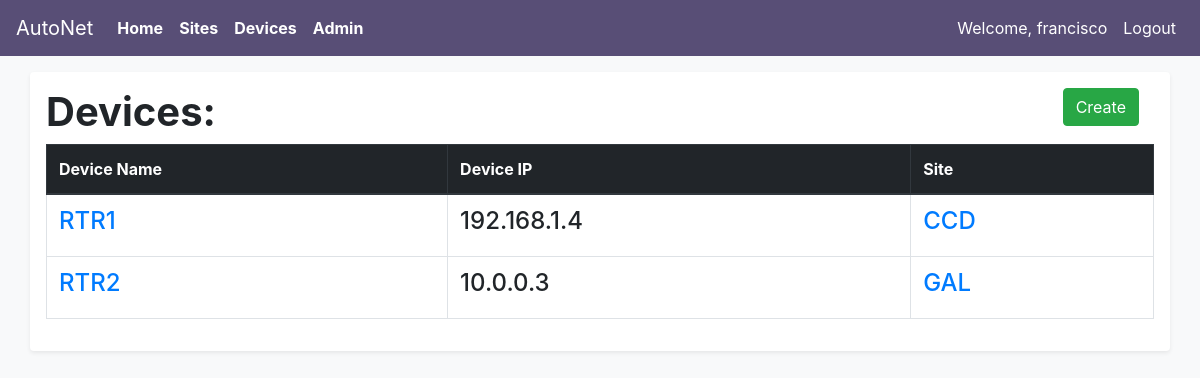
Screenshot of /devices (signed in) with the database file from the repository.
### main_app/models.py (models this page shows, shortened)
class Devices(models.Model):
    VENDOR_LIST = (('C', 'Cisco'),
                                    ('J', 'Juniper'),
                                    ('A', 'Arista'),
                                    )
    device_name = models.CharField(max_length=100)
    device_ip = models.GenericIPAddressField()
    vendor = models.CharField(choices=VENDOR_LIST, max_length=10,
                                                default=VENDOR_LIST[0])
    site = models.ForeignKey(Sites,
                            on_delete=models.CASCADE,
                            related_name = 'devices',
                            )

class Sites(models.Model):
    site_name = models.CharField(max_length=100)
    site_location = models.CharField(max_length=250)
    site_address = models.CharField(max_length=400, null=True)
    site_poc_name = models.CharField(max_length=100)
    site_poc_number = models.CharField(max_length=30)

### main_app/views.py (the view)
# urls.py: path('devices', login_required(views.DeviceListView.as_view()), name='viewdevices'),
class DeviceListView(ListView):
    context_object_name = 'devices'
    model = models.Devices

### main_app/templates/main_app/devices_list.html
{% extends 'main_app/main_app_base.html' %}
{%block content %}
  <div class="container shadow-sm p-3 mb-5 bg-white rounded">
      <div class="container">
        <a class="" href="{% url 'main_app:createdevice' %}">
          <input class="btn btn-success float-right" type="submit" value="Create">
        </a>
      </div>
      <div class="">
        <h1><strong>Devices:</strong></h1>
        <table class="table table-bordered">
          <thead class="thead-dark">
            <th>Device Name</th>
            <th>Device IP</th>
            <th>Site</th>
          </thead>
          {% for device in devices %}
          <tr>
              <td><h4><a href="devices/{{device.id}}">{{device.device_name}}</a></h4></td>
              <td><h4>{{device.device_ip}}</h4></td>
              <td><h4><a href="sites/{{ device.site.id }}">{{device.site.site_name}}</a></h4></td>
          </tr>
          {%endfor%}
        </table>
      </div>
  </div>
{%endblock content %}

### main_app/templates/main_app/main_app_base.html (shortened to what this page needs)
<!DOCTYPE html>
<html lang="en" dir="ltr">
  <head>
    <link rel="stylesheet" href="https://stackpath.bootstrapcdn.com/bootstrap/4.1.3/css/bootstrap.min.css">
  </head>
  <body class="bg-light">
    <header>
    <div class="mb-4">
      <nav class="navbar navbar-expand-lg navbar-dark fixed-top " style="background-color: #584E76;">
        <a class="navbar-brand" href="{% url 'main_app:home' %}">AutoNet</a>
        <div class="collapse navbar-collapse" id="navbarSupportedContent">
          <ul class="navbar-nav mr-auto">
            <li class="nav-item active">
              <a class="nav-link" href="{% url 'main_app:home' %}"><strong>Home</strong><span class="sr-only">(current)</span></a>
            </li>
            <li class="nav-item active">
              <a class="nav-link" href="{% url 'main_app:viewsites' %}"><strong>Sites</strong></a>
            </li>
            <li class="nav-item active">
              <a class="nav-link" href="{% url 'main_app:viewdevices' %}"><strong>Devices</strong></a>
            </li>
            <li class="nav-item active">
              <a class="nav-link" href="{% url 'admin:index' %}"><strong>Admin</strong></a>
            </li>
          </ul>
          <div class="">
            {% if user.is_authenticated%}
            <ul class="navbar-nav mr-auto">
              <li class="nav-item active">
                <a class="nav-link" href="#">Welcome, {{user.username}}</a>
              </li>
              <li class="nav-item active">
                <a class="nav-link" href="{% url 'users:logout' %}">Logout</a>
              </li>
            </ul>
            {% endif %}
          </div>
        </div>
      </nav>
    </div>
    </header>
    <br>
    <br>
    {%block content %}
    {%endblock content %}
  </body>
</html>

### rows the page displays
Devices: device_name "RTR1", device_ip "192.168.1.4", site.site_name "CCD"
Devices: device_name "RTR2", device_ip "10.0.0.3", site.site_name "GAL"

### other values shown
{{ user.username }} "francisco"
